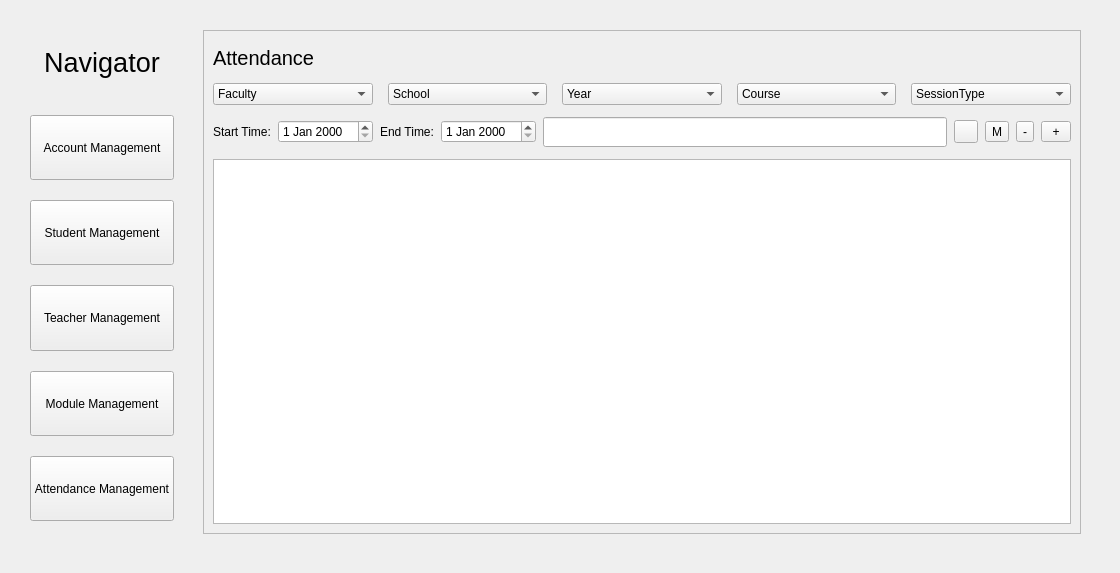
<?xml version="1.0" encoding="UTF-8"?>
<ui version="4.0">
 <class>Frame</class>
 <widget class="QFrame" name="Frame">
  <property name="geometry">
   <rect>
    <x>0</x>
    <y>0</y>
    <width>1120</width>
    <height>573</height>
   </rect>
  </property>
  <property name="windowTitle">
   <string>Frame</string>
  </property>
  <layout class="QGridLayout" name="gridLayout_3">
   <property name="leftMargin">
    <number>30</number>
   </property>
   <property name="topMargin">
    <number>30</number>
   </property>
   <property name="rightMargin">
    <number>30</number>
   </property>
   <property name="bottomMargin">
    <number>30</number>
   </property>
   <property name="horizontalSpacing">
    <number>20</number>
   </property>
   <item row="0" column="0">
    <layout class="QVBoxLayout" name="verticalLayout">
     <property name="spacing">
      <number>20</number>
     </property>
     <property name="bottomMargin">
      <number>22</number>
     </property>
     <item>
      <widget class="QLabel" name="navigator_label">
       <property name="sizePolicy">
        <sizepolicy hsizetype="Preferred" vsizetype="Expanding">
         <horstretch>0</horstretch>
         <verstretch>0</verstretch>
        </sizepolicy>
       </property>
       <property name="font">
        <font>
         <pointsize>20</pointsize>
        </font>
       </property>
       <property name="text">
        <string>Navigator</string>
       </property>
       <property name="alignment">
        <set>Qt::AlignCenter</set>
       </property>
      </widget>
     </item>
     <item>
      <widget class="QPushButton" name="account_pushButton">
       <property name="sizePolicy">
        <sizepolicy hsizetype="Minimum" vsizetype="Expanding">
         <horstretch>0</horstretch>
         <verstretch>0</verstretch>
        </sizepolicy>
       </property>
       <property name="text">
        <string>Account Management</string>
       </property>
      </widget>
     </item>
     <item>
      <widget class="QPushButton" name="student_pushButton">
       <property name="sizePolicy">
        <sizepolicy hsizetype="Minimum" vsizetype="Expanding">
         <horstretch>0</horstretch>
         <verstretch>0</verstretch>
        </sizepolicy>
       </property>
       <property name="text">
        <string>Student Management</string>
       </property>
      </widget>
     </item>
     <item>
      <widget class="QPushButton" name="teacher_pushButton">
       <property name="sizePolicy">
        <sizepolicy hsizetype="Minimum" vsizetype="Expanding">
         <horstretch>0</horstretch>
         <verstretch>0</verstretch>
        </sizepolicy>
       </property>
       <property name="text">
        <string>Teacher Management</string>
       </property>
      </widget>
     </item>
     <item>
      <widget class="QPushButton" name="module_pushButton">
       <property name="sizePolicy">
        <sizepolicy hsizetype="Minimum" vsizetype="Expanding">
         <horstretch>0</horstretch>
         <verstretch>0</verstretch>
        </sizepolicy>
       </property>
       <property name="text">
        <string>Module Management</string>
       </property>
      </widget>
     </item>
     <item>
      <widget class="QPushButton" name="attendance_pushButton">
       <property name="sizePolicy">
        <sizepolicy hsizetype="Minimum" vsizetype="Expanding">
         <horstretch>0</horstretch>
         <verstretch>0</verstretch>
        </sizepolicy>
       </property>
       <property name="text">
        <string>Attendance Management</string>
       </property>
      </widget>
     </item>
    </layout>
   </item>
   <item row="0" column="1">
    <widget class="QStackedWidget" name="stackedWidget">
     <property name="currentIndex">
      <number>4</number>
     </property>
     <widget class="QWidget" name="page_5">
      <layout class="QGridLayout" name="gridLayout_2">
       <property name="horizontalSpacing">
        <number>7</number>
       </property>
       <property name="verticalSpacing">
        <number>30</number>
       </property>
       <item row="0" column="0">
        <widget class="QFrame" name="frame_5">
         <property name="frameShape">
          <enum>QFrame::StyledPanel</enum>
         </property>
         <property name="frameShadow">
          <enum>QFrame::Raised</enum>
         </property>
         <layout class="QGridLayout" name="gridLayout">
          <item row="0" column="0">
           <layout class="QVBoxLayout" name="verticalLayout_2" stretch="2,1,15">
            <item>
             <widget class="QLabel" name="AC_label">
              <property name="font">
               <font>
                <pointsize>15</pointsize>
               </font>
              </property>
              <property name="text">
               <string>Account</string>
              </property>
             </widget>
            </item>
            <item>
             <layout class="QHBoxLayout" name="horizontalLayout">
              <property name="spacing">
               <number>15</number>
              </property>
              <property name="leftMargin">
               <number>10</number>
              </property>
              <property name="rightMargin">
               <number>10</number>
              </property>
              <item>
               <widget class="QComboBox" name="ACcomboBox1">
                <item>
                 <property name="text">
                  <string>UserType</string>
                 </property>
                </item>
               </widget>
              </item>
              <item>
               <widget class="QComboBox" name="ACcomboBox2">
                <item>
                 <property name="text">
                  <string>Faculty</string>
                 </property>
                </item>
               </widget>
              </item>
              <item>
               <widget class="QComboBox" name="ACcomboBox3">
                <item>
                 <property name="text">
                  <string>School</string>
                 </property>
                </item>
               </widget>
              </item>
              <item>
               <layout class="QHBoxLayout" name="horizontalLayout_10">
                <property name="topMargin">
                 <number>5</number>
                </property>
                <property name="bottomMargin">
                 <number>5</number>
                </property>
                <item>
                 <widget class="QLineEdit" name="ACsearch_lineEdit">
                  <property name="sizePolicy">
                   <sizepolicy hsizetype="Expanding" vsizetype="MinimumExpanding">
                    <horstretch>0</horstretch>
                    <verstretch>0</verstretch>
                   </sizepolicy>
                  </property>
                  <property name="minimumSize">
                   <size>
                    <width>30</width>
                    <height>30</height>
                   </size>
                  </property>
                 </widget>
                </item>
                <item>
                 <widget class="QToolButton" name="ACsearch_toolButton">
                  <property name="styleSheet">
                   <string notr="true">border-image:url(:/all/images/searchIcon.png)</string>
                  </property>
                  <property name="text">
                   <string/>
                  </property>
                 </widget>
                </item>
               </layout>
              </item>
              <item>
               <widget class="QToolButton" name="ACmodify_toolButton">
                <property name="text">
                 <string>M</string>
                </property>
               </widget>
              </item>
              <item>
               <widget class="QToolButton" name="ACdelete_toolButton">
                <property name="text">
                 <string>-</string>
                </property>
               </widget>
              </item>
              <item>
               <widget class="QToolButton" name="ACadd_toolButton">
                <property name="sizePolicy">
                 <sizepolicy hsizetype="Maximum" vsizetype="Maximum">
                  <horstretch>0</horstretch>
                  <verstretch>0</verstretch>
                 </sizepolicy>
                </property>
                <property name="minimumSize">
                 <size>
                  <width>30</width>
                  <height>20</height>
                 </size>
                </property>
                <property name="maximumSize">
                 <size>
                  <width>31</width>
                  <height>21</height>
                 </size>
                </property>
                <property name="font">
                 <font>
                  <pointsize>9</pointsize>
                 </font>
                </property>
                <property name="text">
                 <string>+</string>
                </property>
               </widget>
              </item>
             </layout>
            </item>
            <item>
             <widget class="QTableView" name="tableView"/>
            </item>
           </layout>
          </item>
         </layout>
        </widget>
       </item>
      </layout>
     </widget>
     <widget class="QWidget" name="page">
      <layout class="QGridLayout" name="gridLayout_5">
       <item row="0" column="0">
        <widget class="QFrame" name="frame_6">
         <property name="frameShape">
          <enum>QFrame::StyledPanel</enum>
         </property>
         <property name="frameShadow">
          <enum>QFrame::Raised</enum>
         </property>
         <layout class="QGridLayout" name="gridLayout_4">
          <item row="0" column="0">
           <layout class="QVBoxLayout" name="verticalLayout_3" stretch="2,1,15">
            <item>
             <widget class="QLabel" name="Stu_label">
              <property name="font">
               <font>
                <pointsize>15</pointsize>
               </font>
              </property>
              <property name="text">
               <string>Student</string>
              </property>
             </widget>
            </item>
            <item>
             <layout class="QHBoxLayout" name="horizontalLayout_2">
              <property name="spacing">
               <number>15</number>
              </property>
              <property name="leftMargin">
               <number>10</number>
              </property>
              <property name="rightMargin">
               <number>10</number>
              </property>
              <item>
               <widget class="QComboBox" name="Stu_comboBox1">
                <item>
                 <property name="text">
                  <string>Faculty</string>
                 </property>
                </item>
               </widget>
              </item>
              <item>
               <widget class="QComboBox" name="Stu_comboBox2">
                <item>
                 <property name="text">
                  <string>School</string>
                 </property>
                </item>
               </widget>
              </item>
              <item>
               <widget class="QComboBox" name="Stu_comboBox3">
                <item>
                 <property name="text">
                  <string>Year</string>
                 </property>
                </item>
               </widget>
              </item>
              <item>
               <layout class="QHBoxLayout" name="horizontalLayout_11">
                <property name="topMargin">
                 <number>5</number>
                </property>
                <property name="bottomMargin">
                 <number>5</number>
                </property>
                <item>
                 <widget class="QLineEdit" name="Stu_lineEdit">
                  <property name="sizePolicy">
                   <sizepolicy hsizetype="Expanding" vsizetype="MinimumExpanding">
                    <horstretch>0</horstretch>
                    <verstretch>0</verstretch>
                   </sizepolicy>
                  </property>
                  <property name="minimumSize">
                   <size>
                    <width>30</width>
                    <height>30</height>
                   </size>
                  </property>
                 </widget>
                </item>
                <item>
                 <widget class="QToolButton" name="Stu_toolButton">
                  <property name="styleSheet">
                   <string notr="true">border-image:url(:/all/images/searchIcon.png)</string>
                  </property>
                  <property name="text">
                   <string/>
                  </property>
                 </widget>
                </item>
               </layout>
              </item>
              <item>
               <widget class="QToolButton" name="STUModify_toolButton">
                <property name="text">
                 <string>M</string>
                </property>
               </widget>
              </item>
              <item>
               <widget class="QToolButton" name="STUdelete_toolButton">
                <property name="text">
                 <string>-</string>
                </property>
               </widget>
              </item>
              <item>
               <widget class="QToolButton" name="STUadd_toolButton">
                <property name="sizePolicy">
                 <sizepolicy hsizetype="Maximum" vsizetype="Maximum">
                  <horstretch>0</horstretch>
                  <verstretch>0</verstretch>
                 </sizepolicy>
                </property>
                <property name="minimumSize">
                 <size>
                  <width>30</width>
                  <height>20</height>
                 </size>
                </property>
                <property name="maximumSize">
                 <size>
                  <width>31</width>
                  <height>21</height>
                 </size>
                </property>
                <property name="font">
                 <font>
                  <pointsize>9</pointsize>
                 </font>
                </property>
                <property name="text">
                 <string>+</string>
                </property>
               </widget>
              </item>
             </layout>
            </item>
            <item>
             <widget class="QTableView" name="tableView_2"/>
            </item>
           </layout>
          </item>
         </layout>
        </widget>
       </item>
      </layout>
     </widget>
     <widget class="QWidget" name="page_2">
      <layout class="QGridLayout" name="gridLayout_7">
       <item row="0" column="0">
        <widget class="QFrame" name="frame_7">
         <property name="frameShape">
          <enum>QFrame::StyledPanel</enum>
         </property>
         <property name="frameShadow">
          <enum>QFrame::Raised</enum>
         </property>
         <layout class="QGridLayout" name="gridLayout_6">
          <item row="0" column="0">
           <layout class="QVBoxLayout" name="verticalLayout_4" stretch="2,1,15">
            <item>
             <widget class="QLabel" name="teacher_label">
              <property name="font">
               <font>
                <pointsize>15</pointsize>
               </font>
              </property>
              <property name="text">
               <string>Teacher</string>
              </property>
             </widget>
            </item>
            <item>
             <layout class="QHBoxLayout" name="horizontalLayout_3">
              <property name="spacing">
               <number>15</number>
              </property>
              <property name="leftMargin">
               <number>10</number>
              </property>
              <property name="rightMargin">
               <number>10</number>
              </property>
              <item>
               <widget class="QComboBox" name="Tea_comboBox1">
                <item>
                 <property name="text">
                  <string>Faculty</string>
                 </property>
                </item>
               </widget>
              </item>
              <item>
               <widget class="QComboBox" name="Tea_comboBox2">
                <item>
                 <property name="text">
                  <string>School</string>
                 </property>
                </item>
               </widget>
              </item>
              <item>
               <widget class="QComboBox" name="Tea_comboBox3">
                <item>
                 <property name="text">
                  <string>Type</string>
                 </property>
                </item>
               </widget>
              </item>
              <item>
               <layout class="QHBoxLayout" name="horizontalLayout_12">
                <property name="topMargin">
                 <number>5</number>
                </property>
                <property name="bottomMargin">
                 <number>5</number>
                </property>
                <item>
                 <widget class="QLineEdit" name="TEAsearch_lineEdit">
                  <property name="sizePolicy">
                   <sizepolicy hsizetype="Expanding" vsizetype="MinimumExpanding">
                    <horstretch>0</horstretch>
                    <verstretch>0</verstretch>
                   </sizepolicy>
                  </property>
                  <property name="minimumSize">
                   <size>
                    <width>30</width>
                    <height>30</height>
                   </size>
                  </property>
                 </widget>
                </item>
                <item>
                 <widget class="QToolButton" name="TEAsearch_toolButton">
                  <property name="styleSheet">
                   <string notr="true">border-image:url(:/all/images/searchIcon.png)</string>
                  </property>
                  <property name="text">
                   <string/>
                  </property>
                 </widget>
                </item>
               </layout>
              </item>
              <item>
               <widget class="QToolButton" name="TEAmodify_toolButton">
                <property name="text">
                 <string>M</string>
                </property>
               </widget>
              </item>
              <item>
               <widget class="QToolButton" name="TEAdelete_toolButton">
                <property name="text">
                 <string>-</string>
                </property>
               </widget>
              </item>
              <item>
               <widget class="QToolButton" name="TEAadd_toolButton">
                <property name="sizePolicy">
                 <sizepolicy hsizetype="Maximum" vsizetype="Maximum">
                  <horstretch>0</horstretch>
                  <verstretch>0</verstretch>
                 </sizepolicy>
                </property>
                <property name="minimumSize">
                 <size>
                  <width>30</width>
                  <height>20</height>
                 </size>
                </property>
                <property name="maximumSize">
                 <size>
                  <width>31</width>
                  <height>21</height>
                 </size>
                </property>
                <property name="font">
                 <font>
                  <pointsize>9</pointsize>
                 </font>
                </property>
                <property name="text">
                 <string>+</string>
                </property>
               </widget>
              </item>
             </layout>
            </item>
            <item>
             <widget class="QTableView" name="tableView_3"/>
            </item>
           </layout>
          </item>
         </layout>
        </widget>
       </item>
      </layout>
     </widget>
     <widget class="QWidget" name="page_3">
      <layout class="QGridLayout" name="gridLayout_9">
       <item row="0" column="0">
        <widget class="QFrame" name="frame_8">
         <property name="frameShape">
          <enum>QFrame::StyledPanel</enum>
         </property>
         <property name="frameShadow">
          <enum>QFrame::Raised</enum>
         </property>
         <layout class="QGridLayout" name="gridLayout_8">
          <item row="0" column="0">
           <layout class="QVBoxLayout" name="verticalLayout_5" stretch="2,1,15">
            <item>
             <widget class="QLabel" name="module_label">
              <property name="font">
               <font>
                <pointsize>15</pointsize>
               </font>
              </property>
              <property name="text">
               <string>Module</string>
              </property>
             </widget>
            </item>
            <item>
             <layout class="QHBoxLayout" name="horizontalLayout_4">
              <property name="spacing">
               <number>15</number>
              </property>
              <property name="leftMargin">
               <number>10</number>
              </property>
              <property name="rightMargin">
               <number>10</number>
              </property>
              <item>
               <widget class="QComboBox" name="Module_comboBox1">
                <item>
                 <property name="text">
                  <string>Faculty</string>
                 </property>
                </item>
               </widget>
              </item>
              <item>
               <widget class="QComboBox" name="Module_comboBox2">
                <item>
                 <property name="text">
                  <string>School</string>
                 </property>
                </item>
               </widget>
              </item>
              <item>
               <widget class="QComboBox" name="Module_comboBox3">
                <item>
                 <property name="text">
                  <string>Year</string>
                 </property>
                </item>
               </widget>
              </item>
              <item>
               <layout class="QHBoxLayout" name="horizontalLayout_13">
                <property name="topMargin">
                 <number>5</number>
                </property>
                <property name="bottomMargin">
                 <number>5</number>
                </property>
                <item>
                 <widget class="QLineEdit" name="TEAsearch_lineEdit_2">
                  <property name="sizePolicy">
                   <sizepolicy hsizetype="Expanding" vsizetype="MinimumExpanding">
                    <horstretch>0</horstretch>
                    <verstretch>0</verstretch>
                   </sizepolicy>
                  </property>
                  <property name="minimumSize">
                   <size>
                    <width>30</width>
                    <height>30</height>
                   </size>
                  </property>
                 </widget>
                </item>
                <item>
                 <widget class="QToolButton" name="TEAsearch_toolButton_2">
                  <property name="styleSheet">
                   <string notr="true">border-image:url(:/all/images/searchIcon.png)</string>
                  </property>
                  <property name="text">
                   <string/>
                  </property>
                 </widget>
                </item>
               </layout>
              </item>
              <item>
               <widget class="QToolButton" name="TEAmodify_toolButton_2">
                <property name="text">
                 <string>M</string>
                </property>
               </widget>
              </item>
              <item>
               <widget class="QToolButton" name="TEAdelete_toolButton_2">
                <property name="text">
                 <string>-</string>
                </property>
               </widget>
              </item>
              <item>
               <widget class="QToolButton" name="TEAadd_toolButton_2">
                <property name="sizePolicy">
                 <sizepolicy hsizetype="Maximum" vsizetype="Maximum">
                  <horstretch>0</horstretch>
                  <verstretch>0</verstretch>
                 </sizepolicy>
                </property>
                <property name="minimumSize">
                 <size>
                  <width>30</width>
                  <height>20</height>
                 </size>
                </property>
                <property name="maximumSize">
                 <size>
                  <width>31</width>
                  <height>21</height>
                 </size>
                </property>
                <property name="font">
                 <font>
                  <pointsize>9</pointsize>
                 </font>
                </property>
                <property name="text">
                 <string>+</string>
                </property>
               </widget>
              </item>
             </layout>
            </item>
            <item>
             <widget class="QTableView" name="tableView_4"/>
            </item>
           </layout>
          </item>
         </layout>
        </widget>
       </item>
      </layout>
     </widget>
     <widget class="QWidget" name="page_4">
      <layout class="QGridLayout" name="gridLayout_11">
       <property name="topMargin">
        <number>0</number>
       </property>
       <item row="0" column="0">
        <widget class="QFrame" name="frame_9">
         <property name="frameShape">
          <enum>QFrame::StyledPanel</enum>
         </property>
         <property name="frameShadow">
          <enum>QFrame::Raised</enum>
         </property>
         <layout class="QGridLayout" name="gridLayout_10">
          <item row="0" column="0">
           <layout class="QVBoxLayout" name="verticalLayout_6" stretch="5,2,1,50">
            <property name="spacing">
             <number>7</number>
            </property>
            <item>
             <widget class="QLabel" name="attendence_label">
              <property name="font">
               <font>
                <pointsize>15</pointsize>
               </font>
              </property>
              <property name="text">
               <string>Attendance</string>
              </property>
             </widget>
            </item>
            <item>
             <layout class="QHBoxLayout" name="horizontalLayout_5">
              <property name="spacing">
               <number>15</number>
              </property>
              <property name="leftMargin">
               <number>0</number>
              </property>
              <property name="rightMargin">
               <number>0</number>
              </property>
              <item>
               <widget class="QComboBox" name="Att_comboBox1">
                <item>
                 <property name="text">
                  <string>Faculty</string>
                 </property>
                </item>
               </widget>
              </item>
              <item>
               <widget class="QComboBox" name="Att_comboBox2">
                <item>
                 <property name="text">
                  <string>School</string>
                 </property>
                </item>
               </widget>
              </item>
              <item>
               <widget class="QComboBox" name="Att_comboBox3">
                <item>
                 <property name="text">
                  <string>Year</string>
                 </property>
                </item>
               </widget>
              </item>
              <item>
               <widget class="QComboBox" name="Att_comboBox4">
                <item>
                 <property name="text">
                  <string>Course</string>
                 </property>
                </item>
               </widget>
              </item>
              <item>
               <widget class="QComboBox" name="Att_comboBox5">
                <item>
                 <property name="text">
                  <string>SessionType</string>
                 </property>
                </item>
               </widget>
              </item>
             </layout>
            </item>
            <item>
             <layout class="QHBoxLayout" name="horizontalLayout_8" stretch="0,0,0,0,0,0">
              <property name="leftMargin">
               <number>0</number>
              </property>
              <item>
               <layout class="QHBoxLayout" name="horizontalLayout_6">
                <item>
                 <widget class="QLabel" name="label_6">
                  <property name="text">
                   <string>Start Time:</string>
                  </property>
                 </widget>
                </item>
                <item>
                 <widget class="QDateEdit" name="att_dateEdit1"/>
                </item>
               </layout>
              </item>
              <item>
               <layout class="QHBoxLayout" name="horizontalLayout_7">
                <item>
                 <widget class="QLabel" name="label_7">
                  <property name="text">
                   <string>End Time:</string>
                  </property>
                 </widget>
                </item>
                <item>
                 <widget class="QDateEdit" name="Att_dateEdit2"/>
                </item>
               </layout>
              </item>
              <item>
               <layout class="QHBoxLayout" name="horizontalLayout_15">
                <property name="topMargin">
                 <number>5</number>
                </property>
                <property name="bottomMargin">
                 <number>5</number>
                </property>
                <item>
                 <widget class="QLineEdit" name="ATTsearch_lineEdit">
                  <property name="sizePolicy">
                   <sizepolicy hsizetype="Expanding" vsizetype="MinimumExpanding">
                    <horstretch>0</horstretch>
                    <verstretch>0</verstretch>
                   </sizepolicy>
                  </property>
                  <property name="minimumSize">
                   <size>
                    <width>30</width>
                    <height>30</height>
                   </size>
                  </property>
                 </widget>
                </item>
                <item>
                 <widget class="QToolButton" name="Attsearch_toolButton">
                  <property name="styleSheet">
                   <string notr="true">border-image:url(:/all/images/searchIcon.png)</string>
                  </property>
                  <property name="text">
                   <string/>
                  </property>
                 </widget>
                </item>
               </layout>
              </item>
              <item>
               <widget class="QToolButton" name="ATTmodify_toolButton">
                <property name="text">
                 <string>M</string>
                </property>
               </widget>
              </item>
              <item>
               <widget class="QToolButton" name="ATTdelete_toolButton">
                <property name="text">
                 <string>-</string>
                </property>
               </widget>
              </item>
              <item>
               <widget class="QToolButton" name="ATTadd_toolButton">
                <property name="sizePolicy">
                 <sizepolicy hsizetype="Maximum" vsizetype="Maximum">
                  <horstretch>0</horstretch>
                  <verstretch>0</verstretch>
                 </sizepolicy>
                </property>
                <property name="minimumSize">
                 <size>
                  <width>30</width>
                  <height>20</height>
                 </size>
                </property>
                <property name="maximumSize">
                 <size>
                  <width>31</width>
                  <height>21</height>
                 </size>
                </property>
                <property name="font">
                 <font>
                  <pointsize>9</pointsize>
                 </font>
                </property>
                <property name="text">
                 <string>+</string>
                </property>
               </widget>
              </item>
             </layout>
            </item>
            <item>
             <widget class="QTableView" name="tableView_5"/>
            </item>
           </layout>
          </item>
         </layout>
        </widget>
       </item>
      </layout>
     </widget>
    </widget>
   </item>
  </layout>
 </widget>
 <resources>
  <include location="../images.qrc"/>
 </resources>
 <connections/>
</ui>
